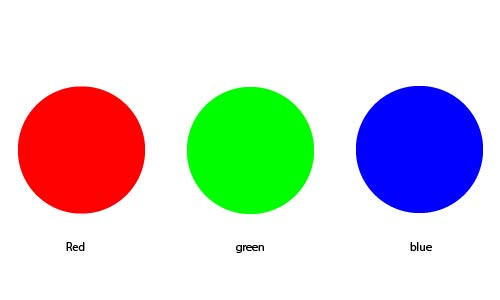
#> input picture Assets/pic.jpg, 500 x 300 px, given in place of the camera
$ python tutorial5.py
#> lines starting #> are read from the running program, lines starting #| are printed output that depends on the picture; after the words box and inside, x2 and y2 are one past the last pixel; in counts of white or black regions, pixels touching at a corner belong together
#Colors and Color Detection

#Convert BGR to HSV

import cv2
import numpy as np
cap = cv2.VideoCapture(0)

while True:
    ret,frame = cap.read()
#> frame is the input picture: shape (300, 500, 3); mean B, G, R 210.9, 211.1, 211
    width = int(cap.get(3))
    height = int(cap.get(4))

    hsv = cv2.cvtColor(frame,cv2.COLOR_BGR2HSV)  # Convert BGR to HSV color space
#> hsv: shape (300, 500, 3); mean H, S, V 23.3, 65.1, 253.8
    lower_blue=np.array([90,50,50])
    upper_blue=np.array([130,255,255])

    mask = cv2.inRange(hsv,lower_blue,upper_blue)
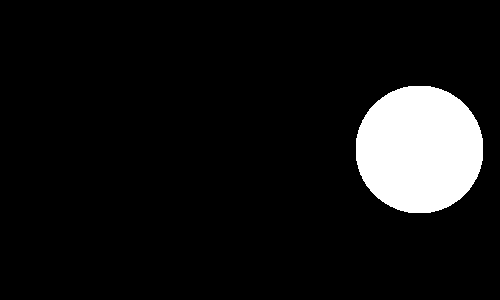
#> mask: shape (300, 500); 8.6% white; 1 white region, box (x1, y1, x2, y2) and area: (356, 86, 483, 213) 12857
    result = cv2.bitwise_and(frame, frame, mask=mask)  # Apply the mask to the original frame
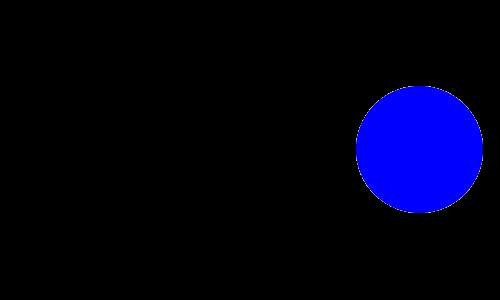
#> result: shape (300, 500, 3); mean B, G, R 21.5, 0.3, 0.3


    #mask= part of an image.It tells us which part of the image we want to work with, It tells which part of an image is ther in the range of lowerbound and upper bound
    #we compare pixel by pixel and mask tells this particular pixel is blue and we keep it if its not then we make it black.

    cv2.imshow('frame',result)
    cv2.imshow('mask',mask)  # Display the mask

    if cv2.waitKey(1) == ord('q'):
#> (key q is pressed here)
        break
cap.release()
cv2.destroyAllWindows()  # Close all OpenCV windows
